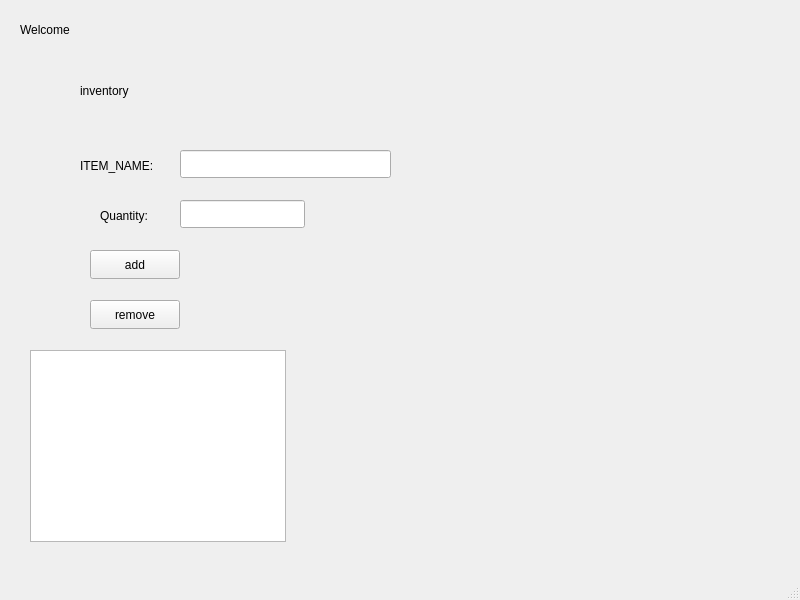
<?xml version="1.0" encoding="UTF-8"?>
<ui version="4.0">
 <class>MainWindow</class>
 <widget class="QMainWindow" name="MainWindow">
  <property name="geometry">
   <rect>
    <x>0</x>
    <y>0</y>
    <width>800</width>
    <height>600</height>
   </rect>
  </property>
  <property name="cursor">
   <cursorShape>UpArrowCursor</cursorShape>
  </property>
  <property name="windowTitle">
   <string>MainWindow</string>
  </property>
  <property name="autoFillBackground">
   <bool>false</bool>
  </property>
  <widget class="QWidget" name="centralwidget">
   <widget class="QLabel" name="label">
    <property name="geometry">
     <rect>
      <x>80</x>
      <y>70</y>
      <width>381</width>
      <height>41</height>
     </rect>
    </property>
    <property name="autoFillBackground">
     <bool>true</bool>
    </property>
    <property name="styleSheet">
     <string notr="true">Qlabel{
font-size:25px;
	background-color: rgb(255, 255, 255);
}</string>
    </property>
    <property name="text">
     <string>inventory</string>
    </property>
   </widget>
   <widget class="QLabel" name="label_2">
    <property name="geometry">
     <rect>
      <x>80</x>
      <y>140</y>
      <width>111</width>
      <height>51</height>
     </rect>
    </property>
    <property name="text">
     <string>ITEM_NAME:</string>
    </property>
   </widget>
   <widget class="QLabel" name="label_3">
    <property name="geometry">
     <rect>
      <x>100</x>
      <y>190</y>
      <width>111</width>
      <height>51</height>
     </rect>
    </property>
    <property name="text">
     <string>Quantity:</string>
    </property>
   </widget>
   <widget class="QLineEdit" name="nameEdit">
    <property name="geometry">
     <rect>
      <x>180</x>
      <y>150</y>
      <width>211</width>
      <height>28</height>
     </rect>
    </property>
    <property name="text">
     <string/>
    </property>
   </widget>
   <widget class="QLineEdit" name="quantityEdit">
    <property name="geometry">
     <rect>
      <x>180</x>
      <y>200</y>
      <width>125</width>
      <height>28</height>
     </rect>
    </property>
   </widget>
   <widget class="QPushButton" name="addButton">
    <property name="geometry">
     <rect>
      <x>90</x>
      <y>250</y>
      <width>90</width>
      <height>29</height>
     </rect>
    </property>
    <property name="text">
     <string>add</string>
    </property>
   </widget>
   <widget class="QPushButton" name="removeButton">
    <property name="geometry">
     <rect>
      <x>90</x>
      <y>300</y>
      <width>90</width>
      <height>29</height>
     </rect>
    </property>
    <property name="text">
     <string>remove</string>
    </property>
   </widget>
   <widget class="QListWidget" name="listWidget">
    <property name="geometry">
     <rect>
      <x>30</x>
      <y>350</y>
      <width>256</width>
      <height>192</height>
     </rect>
    </property>
   </widget>
   <widget class="QLabel" name="welcomeLabel">
    <property name="geometry">
     <rect>
      <x>20</x>
      <y>20</y>
      <width>131</width>
      <height>20</height>
     </rect>
    </property>
    <property name="text">
     <string>Welcome</string>
    </property>
   </widget>
  </widget>
  <widget class="QMenuBar" name="menubar">
   <property name="geometry">
    <rect>
     <x>0</x>
     <y>0</y>
     <width>800</width>
     <height>25</height>
    </rect>
   </property>
  </widget>
  <widget class="QStatusBar" name="statusbar"/>
 </widget>
 <resources/>
 <connections/>
</ui>
